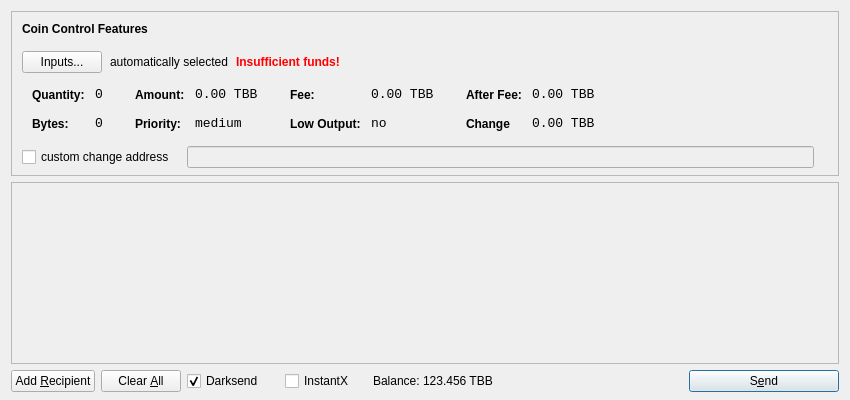
<?xml version="1.0" encoding="UTF-8"?>
<ui version="4.0">
 <class>SendCoinsDialog</class>
 <widget class="QDialog" name="SendCoinsDialog">
  <property name="geometry">
   <rect>
    <x>0</x>
    <y>0</y>
    <width>850</width>
    <height>400</height>
   </rect>
  </property>
  <property name="windowTitle">
   <string>Send Coins</string>
  </property>
  <layout class="QVBoxLayout" name="verticalLayout" stretch="0,1,0">
   <property name="bottomMargin">
    <number>8</number>
   </property>
   <item>
    <widget class="QFrame" name="frameCoinControl">
     <property name="sizePolicy">
      <sizepolicy hsizetype="Expanding" vsizetype="Expanding">
       <horstretch>0</horstretch>
       <verstretch>0</verstretch>
      </sizepolicy>
     </property>
     <property name="maximumSize">
      <size>
       <width>16777215</width>
       <height>16777215</height>
      </size>
     </property>
     <property name="frameShape">
      <enum>QFrame::StyledPanel</enum>
     </property>
     <property name="frameShadow">
      <enum>QFrame::Sunken</enum>
     </property>
     <layout class="QVBoxLayout" name="verticalLayoutCoinControl2">
      <property name="spacing">
       <number>-1</number>
      </property>
      <property name="leftMargin">
       <number>0</number>
      </property>
      <property name="topMargin">
       <number>0</number>
      </property>
      <property name="rightMargin">
       <number>0</number>
      </property>
      <property name="bottomMargin">
       <number>6</number>
      </property>
      <item>
       <layout class="QVBoxLayout" name="verticalLayoutCoinControl" stretch="0,0,0,0,1">
        <property name="spacing">
         <number>0</number>
        </property>
        <property name="leftMargin">
         <number>10</number>
        </property>
        <property name="topMargin">
         <number>10</number>
        </property>
        <item>
         <layout class="QHBoxLayout" name="horizontalLayoutCoinControl1">
          <property name="bottomMargin">
           <number>15</number>
          </property>
          <item>
           <widget class="QLabel" name="labelCoinControlFeatures">
            <property name="sizePolicy">
             <sizepolicy hsizetype="Preferred" vsizetype="Maximum">
              <horstretch>0</horstretch>
              <verstretch>0</verstretch>
             </sizepolicy>
            </property>
            <property name="font">
             <font>
              <weight>75</weight>
              <bold>true</bold>
             </font>
            </property>
            <property name="styleSheet">
             <string notr="true">font-weight:bold;</string>
            </property>
            <property name="text">
             <string>Coin Control Features</string>
            </property>
           </widget>
          </item>
         </layout>
        </item>
        <item>
         <layout class="QHBoxLayout" name="horizontalLayoutCoinControl2" stretch="0,0,0,0">
          <property name="spacing">
           <number>8</number>
          </property>
          <property name="bottomMargin">
           <number>10</number>
          </property>
          <item>
           <widget class="QPushButton" name="pushButtonCoinControl">
            <property name="styleSheet">
             <string notr="true"/>
            </property>
            <property name="text">
             <string>Inputs...</string>
            </property>
           </widget>
          </item>
          <item>
           <widget class="QLabel" name="labelCoinControlAutomaticallySelected">
            <property name="text">
             <string>automatically selected</string>
            </property>
            <property name="margin">
             <number>5</number>
            </property>
           </widget>
          </item>
          <item>
           <widget class="QLabel" name="labelCoinControlInsuffFunds">
            <property name="font">
             <font>
              <weight>75</weight>
              <bold>true</bold>
             </font>
            </property>
            <property name="styleSheet">
             <string notr="true">color:red;font-weight:bold;</string>
            </property>
            <property name="text">
             <string>Insufficient funds!</string>
            </property>
            <property name="margin">
             <number>5</number>
            </property>
           </widget>
          </item>
          <item>
           <spacer name="horizontalSpacerCoinControl">
            <property name="orientation">
             <enum>Qt::Horizontal</enum>
            </property>
            <property name="sizeHint" stdset="0">
             <size>
              <width>40</width>
              <height>1</height>
             </size>
            </property>
           </spacer>
          </item>
         </layout>
        </item>
        <item>
         <widget class="QWidget" name="widgetCoinControl" native="true">
          <property name="sizePolicy">
           <sizepolicy hsizetype="Preferred" vsizetype="Preferred">
            <horstretch>0</horstretch>
            <verstretch>0</verstretch>
           </sizepolicy>
          </property>
          <property name="minimumSize">
           <size>
            <width>0</width>
            <height>0</height>
           </size>
          </property>
          <property name="styleSheet">
           <string notr="true"/>
          </property>
          <layout class="QHBoxLayout" name="horizontalLayoutCoinControl5">
           <property name="margin">
            <number>0</number>
           </property>
           <item>
            <layout class="QHBoxLayout" name="horizontalLayoutCoinControl3" stretch="0,0,0,1">
             <property name="spacing">
              <number>20</number>
             </property>
             <property name="topMargin">
              <number>0</number>
             </property>
             <property name="bottomMargin">
              <number>10</number>
             </property>
             <item>
              <layout class="QFormLayout" name="formLayoutCoinControl1">
               <property name="horizontalSpacing">
                <number>10</number>
               </property>
               <property name="verticalSpacing">
                <number>14</number>
               </property>
               <property name="leftMargin">
                <number>10</number>
               </property>
               <property name="topMargin">
                <number>4</number>
               </property>
               <property name="rightMargin">
                <number>6</number>
               </property>
               <item row="0" column="0">
                <widget class="QLabel" name="labelCoinControlQuantityText">
                 <property name="styleSheet">
                  <string notr="true">font-weight:bold;</string>
                 </property>
                 <property name="text">
                  <string>Quantity:</string>
                 </property>
                 <property name="margin">
                  <number>0</number>
                 </property>
                </widget>
               </item>
               <item row="0" column="1">
                <widget class="QLabel" name="labelCoinControlQuantity">
                 <property name="font">
                  <font>
                   <family>Monospace</family>
                   <pointsize>10</pointsize>
                  </font>
                 </property>
                 <property name="cursor">
                  <cursorShape>IBeamCursor</cursorShape>
                 </property>
                 <property name="contextMenuPolicy">
                  <enum>Qt::ActionsContextMenu</enum>
                 </property>
                 <property name="text">
                  <string>0</string>
                 </property>
                 <property name="margin">
                  <number>0</number>
                 </property>
                 <property name="textInteractionFlags">
                  <set>Qt::LinksAccessibleByMouse|Qt::TextSelectableByKeyboard|Qt::TextSelectableByMouse</set>
                 </property>
                </widget>
               </item>
               <item row="1" column="0">
                <widget class="QLabel" name="labelCoinControlBytesText">
                 <property name="styleSheet">
                  <string notr="true">font-weight:bold;</string>
                 </property>
                 <property name="text">
                  <string>Bytes:</string>
                 </property>
                </widget>
               </item>
               <item row="1" column="1">
                <widget class="QLabel" name="labelCoinControlBytes">
                 <property name="font">
                  <font>
                   <family>Monospace</family>
                   <pointsize>10</pointsize>
                  </font>
                 </property>
                 <property name="cursor">
                  <cursorShape>IBeamCursor</cursorShape>
                 </property>
                 <property name="contextMenuPolicy">
                  <enum>Qt::ActionsContextMenu</enum>
                 </property>
                 <property name="text">
                  <string>0</string>
                 </property>
                 <property name="textInteractionFlags">
                  <set>Qt::LinksAccessibleByMouse|Qt::TextSelectableByKeyboard|Qt::TextSelectableByMouse</set>
                 </property>
                </widget>
               </item>
              </layout>
             </item>
             <item>
              <layout class="QFormLayout" name="formLayoutCoinControl2">
               <property name="horizontalSpacing">
                <number>10</number>
               </property>
               <property name="verticalSpacing">
                <number>14</number>
               </property>
               <property name="leftMargin">
                <number>6</number>
               </property>
               <property name="topMargin">
                <number>4</number>
               </property>
               <property name="rightMargin">
                <number>6</number>
               </property>
               <item row="0" column="0">
                <widget class="QLabel" name="labelCoinControlAmountText">
                 <property name="styleSheet">
                  <string notr="true">font-weight:bold;</string>
                 </property>
                 <property name="text">
                  <string>Amount:</string>
                 </property>
                 <property name="margin">
                  <number>0</number>
                 </property>
                </widget>
               </item>
               <item row="0" column="1">
                <widget class="QLabel" name="labelCoinControlAmount">
                 <property name="font">
                  <font>
                   <family>Monospace</family>
                   <pointsize>10</pointsize>
                  </font>
                 </property>
                 <property name="cursor">
                  <cursorShape>IBeamCursor</cursorShape>
                 </property>
                 <property name="contextMenuPolicy">
                  <enum>Qt::ActionsContextMenu</enum>
                 </property>
                 <property name="text">
                  <string>0.00 TBB</string>
                 </property>
                 <property name="textInteractionFlags">
                  <set>Qt::LinksAccessibleByMouse|Qt::TextSelectableByKeyboard|Qt::TextSelectableByMouse</set>
                 </property>
                </widget>
               </item>
               <item row="1" column="0">
                <widget class="QLabel" name="labelCoinControlPriorityText">
                 <property name="styleSheet">
                  <string notr="true">font-weight:bold;</string>
                 </property>
                 <property name="text">
                  <string>Priority:</string>
                 </property>
                </widget>
               </item>
               <item row="1" column="1">
                <widget class="QLabel" name="labelCoinControlPriority">
                 <property name="font">
                  <font>
                   <family>Monospace</family>
                   <pointsize>10</pointsize>
                  </font>
                 </property>
                 <property name="cursor">
                  <cursorShape>IBeamCursor</cursorShape>
                 </property>
                 <property name="contextMenuPolicy">
                  <enum>Qt::ActionsContextMenu</enum>
                 </property>
                 <property name="text">
                  <string>medium</string>
                 </property>
                 <property name="textInteractionFlags">
                  <set>Qt::LinksAccessibleByMouse|Qt::TextSelectableByKeyboard|Qt::TextSelectableByMouse</set>
                 </property>
                </widget>
               </item>
              </layout>
             </item>
             <item>
              <layout class="QFormLayout" name="formLayoutCoinControl3">
               <property name="horizontalSpacing">
                <number>10</number>
               </property>
               <property name="verticalSpacing">
                <number>14</number>
               </property>
               <property name="leftMargin">
                <number>6</number>
               </property>
               <property name="topMargin">
                <number>4</number>
               </property>
               <property name="rightMargin">
                <number>6</number>
               </property>
               <item row="0" column="0">
                <widget class="QLabel" name="labelCoinControlFeeText">
                 <property name="styleSheet">
                  <string notr="true">font-weight:bold;</string>
                 </property>
                 <property name="text">
                  <string>Fee:</string>
                 </property>
                 <property name="margin">
                  <number>0</number>
                 </property>
                </widget>
               </item>
               <item row="0" column="1">
                <widget class="QLabel" name="labelCoinControlFee">
                 <property name="font">
                  <font>
                   <family>Monospace</family>
                   <pointsize>10</pointsize>
                  </font>
                 </property>
                 <property name="cursor">
                  <cursorShape>IBeamCursor</cursorShape>
                 </property>
                 <property name="contextMenuPolicy">
                  <enum>Qt::ActionsContextMenu</enum>
                 </property>
                 <property name="text">
                  <string>0.00 TBB</string>
                 </property>
                 <property name="textInteractionFlags">
                  <set>Qt::LinksAccessibleByMouse|Qt::TextSelectableByKeyboard|Qt::TextSelectableByMouse</set>
                 </property>
                </widget>
               </item>
               <item row="1" column="0">
                <widget class="QLabel" name="labelCoinControlLowOutputText">
                 <property name="styleSheet">
                  <string notr="true">font-weight:bold;</string>
                 </property>
                 <property name="text">
                  <string>Low Output:</string>
                 </property>
                </widget>
               </item>
               <item row="1" column="1">
                <widget class="QLabel" name="labelCoinControlLowOutput">
                 <property name="font">
                  <font>
                   <family>Monospace</family>
                   <pointsize>10</pointsize>
                  </font>
                 </property>
                 <property name="cursor">
                  <cursorShape>IBeamCursor</cursorShape>
                 </property>
                 <property name="contextMenuPolicy">
                  <enum>Qt::ActionsContextMenu</enum>
                 </property>
                 <property name="text">
                  <string>no</string>
                 </property>
                 <property name="textInteractionFlags">
                  <set>Qt::LinksAccessibleByMouse|Qt::TextSelectableByKeyboard|Qt::TextSelectableByMouse</set>
                 </property>
                </widget>
               </item>
              </layout>
             </item>
             <item>
              <layout class="QFormLayout" name="formLayoutCoinControl4">
               <property name="horizontalSpacing">
                <number>10</number>
               </property>
               <property name="verticalSpacing">
                <number>14</number>
               </property>
               <property name="leftMargin">
                <number>6</number>
               </property>
               <property name="topMargin">
                <number>4</number>
               </property>
               <property name="rightMargin">
                <number>6</number>
               </property>
               <item row="0" column="0">
                <widget class="QLabel" name="labelCoinControlAfterFeeText">
                 <property name="styleSheet">
                  <string notr="true">font-weight:bold;</string>
                 </property>
                 <property name="text">
                  <string>After Fee:</string>
                 </property>
                 <property name="margin">
                  <number>0</number>
                 </property>
                </widget>
               </item>
               <item row="0" column="1">
                <widget class="QLabel" name="labelCoinControlAfterFee">
                 <property name="font">
                  <font>
                   <family>Monospace</family>
                   <pointsize>10</pointsize>
                  </font>
                 </property>
                 <property name="cursor">
                  <cursorShape>IBeamCursor</cursorShape>
                 </property>
                 <property name="contextMenuPolicy">
                  <enum>Qt::ActionsContextMenu</enum>
                 </property>
                 <property name="text">
                  <string>0.00 TBB</string>
                 </property>
                 <property name="textInteractionFlags">
                  <set>Qt::LinksAccessibleByMouse|Qt::TextSelectableByKeyboard|Qt::TextSelectableByMouse</set>
                 </property>
                </widget>
               </item>
               <item row="1" column="0">
                <widget class="QLabel" name="labelCoinControlChangeText">
                 <property name="styleSheet">
                  <string notr="true">font-weight:bold;</string>
                 </property>
                 <property name="text">
                  <string>Change</string>
                 </property>
                </widget>
               </item>
               <item row="1" column="1">
                <widget class="QLabel" name="labelCoinControlChange">
                 <property name="font">
                  <font>
                   <family>Monospace</family>
                   <pointsize>10</pointsize>
                  </font>
                 </property>
                 <property name="cursor">
                  <cursorShape>IBeamCursor</cursorShape>
                 </property>
                 <property name="contextMenuPolicy">
                  <enum>Qt::ActionsContextMenu</enum>
                 </property>
                 <property name="text">
                  <string>0.00 TBB</string>
                 </property>
                 <property name="textInteractionFlags">
                  <set>Qt::LinksAccessibleByMouse|Qt::TextSelectableByKeyboard|Qt::TextSelectableByMouse</set>
                 </property>
                </widget>
               </item>
              </layout>
             </item>
            </layout>
           </item>
          </layout>
         </widget>
        </item>
        <item>
         <layout class="QHBoxLayout" name="horizontalLayoutCoinControl4" stretch="0,0,0">
          <property name="spacing">
           <number>12</number>
          </property>
          <property name="sizeConstraint">
           <enum>QLayout::SetDefaultConstraint</enum>
          </property>
          <property name="topMargin">
           <number>5</number>
          </property>
          <property name="rightMargin">
           <number>5</number>
          </property>
          <item>
           <widget class="QCheckBox" name="checkBoxCoinControlChange">
            <property name="text">
             <string>custom change address</string>
            </property>
           </widget>
          </item>
          <item>
           <widget class="QLineEdit" name="lineEditCoinControlChange">
            <property name="enabled">
             <bool>false</bool>
            </property>
            <property name="sizePolicy">
             <sizepolicy hsizetype="Expanding" vsizetype="Fixed">
              <horstretch>0</horstretch>
              <verstretch>0</verstretch>
             </sizepolicy>
            </property>
           </widget>
          </item>
          <item>
           <widget class="QLabel" name="labelCoinControlChangeLabel">
            <property name="sizePolicy">
             <sizepolicy hsizetype="Preferred" vsizetype="Expanding">
              <horstretch>0</horstretch>
              <verstretch>0</verstretch>
             </sizepolicy>
            </property>
            <property name="minimumSize">
             <size>
              <width>0</width>
              <height>0</height>
             </size>
            </property>
            <property name="text">
             <string/>
            </property>
            <property name="margin">
             <number>3</number>
            </property>
           </widget>
          </item>
         </layout>
        </item>
        <item>
         <spacer name="verticalSpacerCoinControl">
          <property name="orientation">
           <enum>Qt::Vertical</enum>
          </property>
          <property name="sizeHint" stdset="0">
           <size>
            <width>800</width>
            <height>1</height>
           </size>
          </property>
         </spacer>
        </item>
       </layout>
      </item>
     </layout>
    </widget>
   </item>
   <item>
    <widget class="QScrollArea" name="scrollArea">
     <property name="widgetResizable">
      <bool>true</bool>
     </property>
     <widget class="QWidget" name="scrollAreaWidgetContents">
      <property name="geometry">
       <rect>
        <x>0</x>
        <y>0</y>
        <width>830</width>
        <height>165</height>
       </rect>
      </property>
      <layout class="QVBoxLayout" name="verticalLayout_2">
       <property name="margin">
        <number>0</number>
       </property>
       <item>
        <layout class="QVBoxLayout" name="entries">
         <property name="spacing">
          <number>6</number>
         </property>
        </layout>
       </item>
       <item>
        <spacer name="verticalSpacer">
         <property name="orientation">
          <enum>Qt::Vertical</enum>
         </property>
         <property name="sizeHint" stdset="0">
          <size>
           <width>20</width>
           <height>40</height>
          </size>
         </property>
        </spacer>
       </item>
      </layout>
     </widget>
    </widget>
   </item>
   <item>
    <layout class="QHBoxLayout" name="horizontalLayout">
     <item>
      <widget class="QPushButton" name="addButton">
       <property name="toolTip">
        <string>Send to multiple recipients at once</string>
       </property>
       <property name="text">
        <string>Add &amp;Recipient</string>
       </property>
       <property name="autoDefault">
        <bool>false</bool>
       </property>
      </widget>
     </item>
     <item>
      <widget class="QPushButton" name="clearButton">
       <property name="sizePolicy">
        <sizepolicy hsizetype="Minimum" vsizetype="Fixed">
         <horstretch>0</horstretch>
         <verstretch>0</verstretch>
        </sizepolicy>
       </property>
       <property name="toolTip">
        <string>Remove all transaction fields</string>
       </property>
       <property name="text">
        <string>Clear &amp;All</string>
       </property>
       <property name="autoRepeatDelay">
        <number>300</number>
       </property>
       <property name="autoDefault">
        <bool>false</bool>
       </property>
      </widget>
     </item>
     <item>
      <layout class="QHBoxLayout" name="horizontalLayout_2">
       <property name="spacing">
        <number>3</number>
       </property>
        <item>
        <widget class="QCheckBox" name="checkUseDarksend">
         <property name="minimumSize">
          <size>
           <width>95</width>
           <height>0</height>
          </size>
         </property>
         <property name="text">
          <string>Darksend</string>
         </property>
         <property name="checked">
          <bool>true</bool>
         </property>
        </widget>
       </item>
       <item>
        <widget class="QCheckBox" name="checkInstantX">
         <property name="enabled">
          <bool>true</bool>
         </property>
         <property name="minimumSize">
          <size>
           <width>85</width>
           <height>0</height>
          </size>
         </property>
         <property name="text">
          <string>InstantX</string>
         </property>
        </widget>
       </item>
       <item>
        <widget class="QLabel" name="label">
         <property name="sizePolicy">
          <sizepolicy hsizetype="Preferred" vsizetype="Fixed">
           <horstretch>0</horstretch>
           <verstretch>0</verstretch>
          </sizepolicy>
         </property>
         <property name="text">
          <string>Balance:</string>
         </property>
        </widget>
       </item>
       <item>
        <widget class="QLabel" name="labelBalance">
         <property name="sizePolicy">
          <sizepolicy hsizetype="Preferred" vsizetype="Fixed">
           <horstretch>0</horstretch>
           <verstretch>0</verstretch>
          </sizepolicy>
         </property>
         <property name="cursor">
          <cursorShape>IBeamCursor</cursorShape>
         </property>
         <property name="text">
          <string>123.456 TBB</string>
         </property>
         <property name="textInteractionFlags">
          <set>Qt::LinksAccessibleByMouse|Qt::TextSelectableByKeyboard|Qt::TextSelectableByMouse</set>
         </property>
        </widget>
       </item>
      </layout>
     </item>
     <item>
      <spacer name="horizontalSpacer">
       <property name="orientation">
        <enum>Qt::Horizontal</enum>
       </property>
       <property name="sizeHint" stdset="0">
        <size>
         <width>40</width>
         <height>20</height>
        </size>
       </property>
      </spacer>
     </item>
     <item>
      <widget class="QPushButton" name="sendButton">
       <property name="minimumSize">
        <size>
         <width>150</width>
         <height>0</height>
        </size>
       </property>
       <property name="toolTip">
        <string>Confirm the send action</string>
       </property>
       <property name="text">
        <string>S&amp;end</string>
       </property>
       <property name="icon">
        <iconset resource="../bitcoin.qrc">
         <normaloff>:/icons/send</normaloff>:/icons/send</iconset>
       </property>
       <property name="default">
        <bool>true</bool>
       </property>
      </widget>
     </item>
    </layout>
   </item>
  </layout>
 </widget>
 <resources>
  <include location="../bitcoin.qrc"/>
 </resources>
 <connections/>
</ui>
